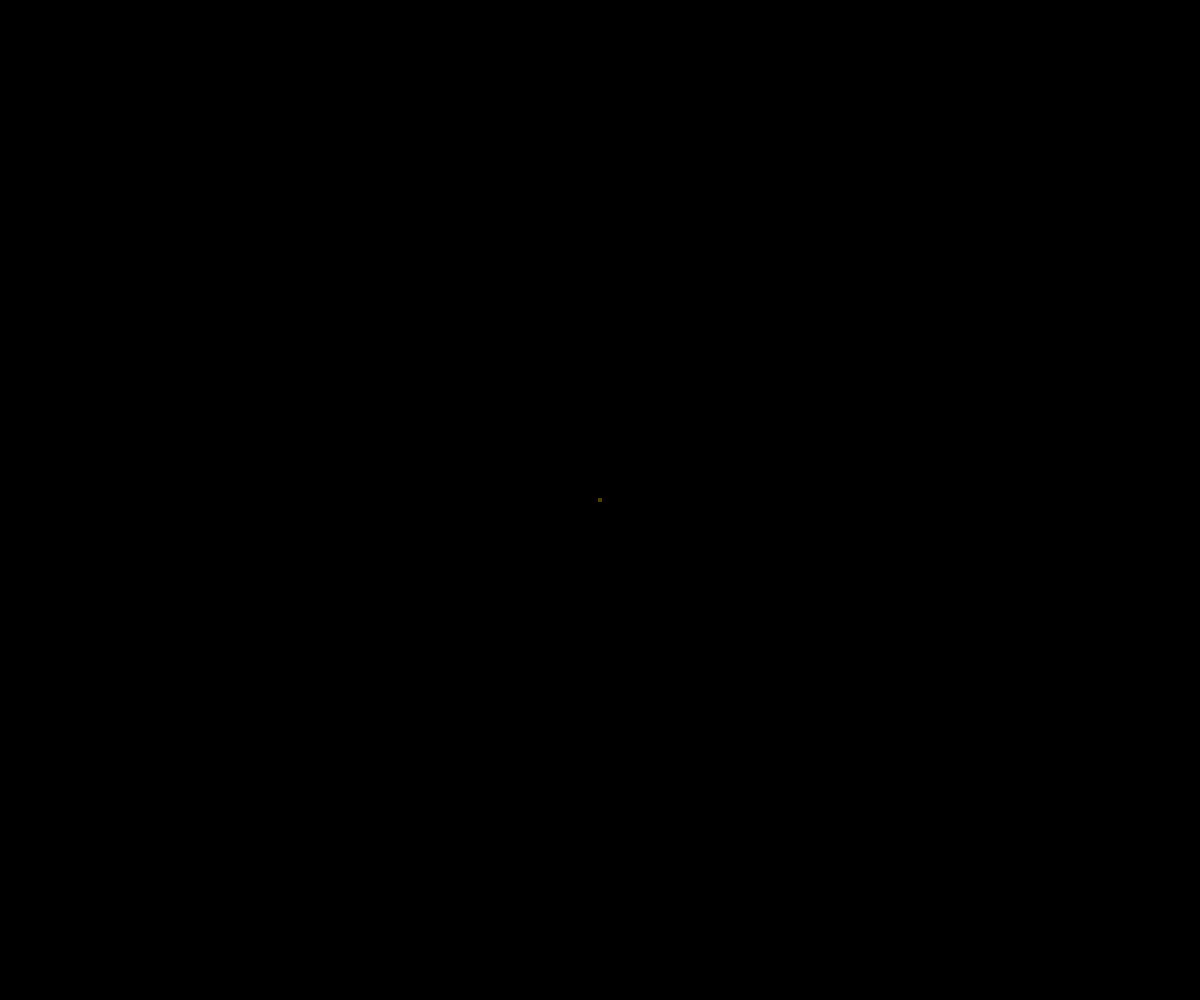
Frame 1 (no input)
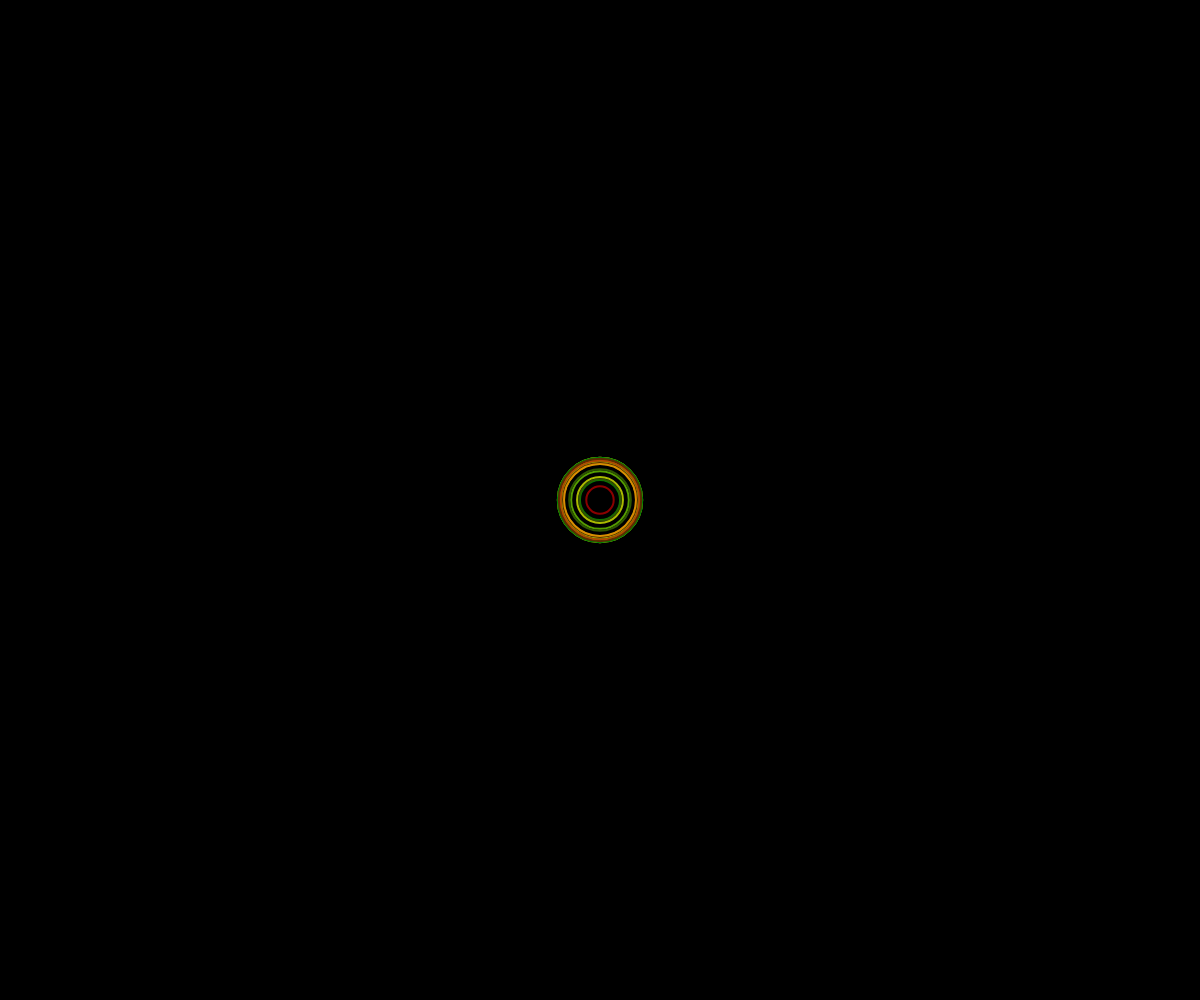
Frame 60 (no input)
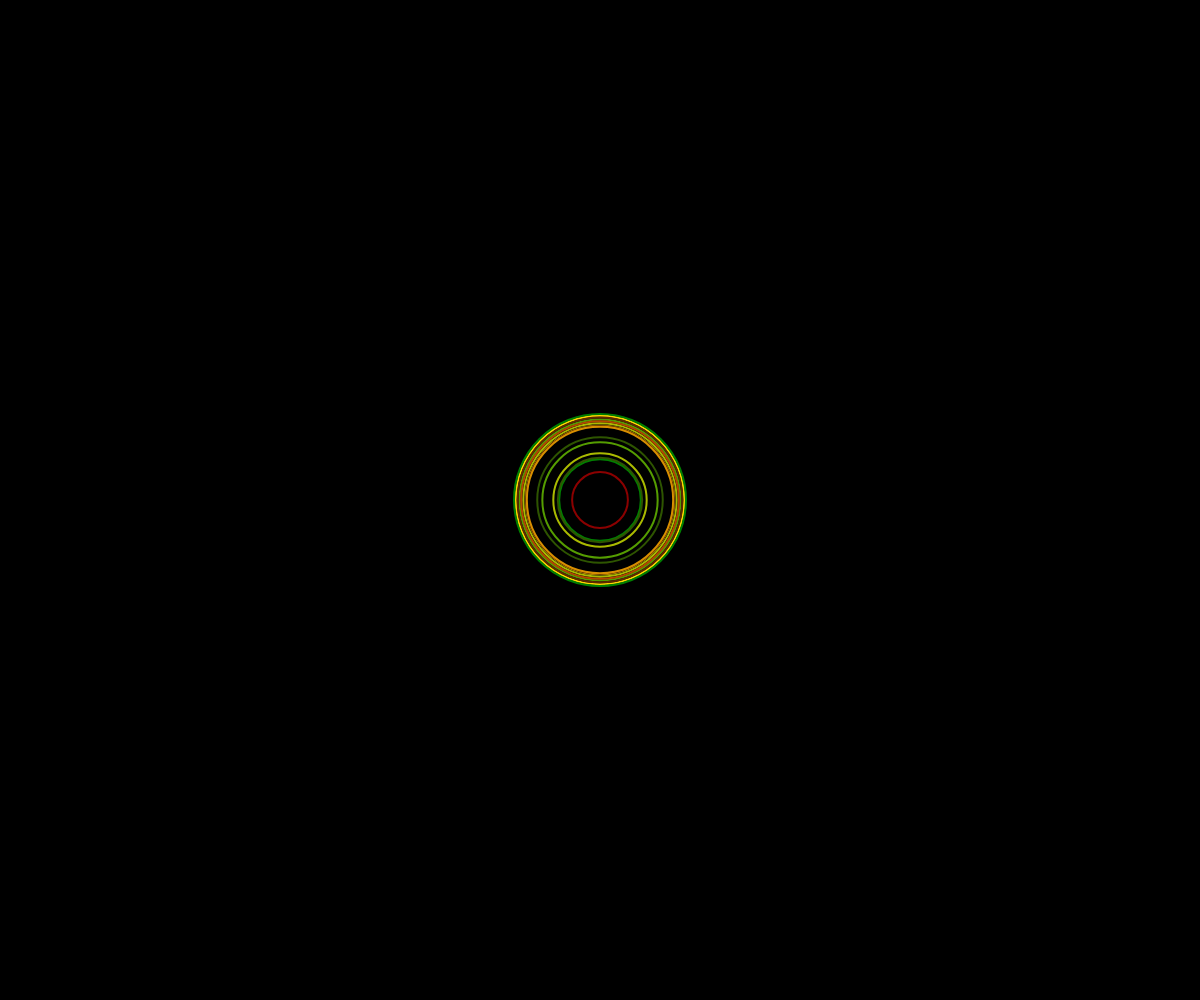
Frame 120 (the mouse pressed at the canvas centre since frame 60)

The p5.js sketch that drew these frames (run headless with seeded random() and noise() and a simulated clock; from frame 60 on, the mouse is pressed at the canvas centre):

// p5.js sketch
// ── sketch.js
let rings = [];
let colors = [];

function setup() {
  createCanvas(windowWidth, windowHeight);
  // Initialize concentric rings
  for (let i = 0; i < 15; i++) {
    rings.push({
      radius: 0,
      speed: random(0.2, 0.8),
      direction: random() > 0.5 ? 1 : -1,
      color: color(0)
    });
  }
  
  // Define vibrant color palette
  colors = [
    color(255, 215, 0),   // Gold
    color(0, 128, 0),     // Deep Green
    color(139, 0, 0)      // Rich Red
  ];
}

function draw() {
  background(0);
  
  // Update and draw rings
  for (let i = 0; i < rings.length; i++) {
    let ring = rings[i];
    
    // Update radius with oscillating motion
    ring.radius += ring.speed * ring.direction;
    
    // Reverse direction when reaching limits
    if (ring.radius > width * 0.8 || ring.radius < 0) {
      ring.direction *= -1;
    }
    
    // Cycle through colors based on ring index
    let colorIndex = floor(i / 3) % colors.length;
    ring.color = lerpColor(colors[colorIndex], colors[(colorIndex + 1) % colors.length], 
                          (i % 3) / 3);
    
    // Draw the ring with transparency
    noFill();
    stroke(ring.color);
    strokeWeight(2);
    ellipse(width/2, height/2, ring.radius * 2);
  }
}
